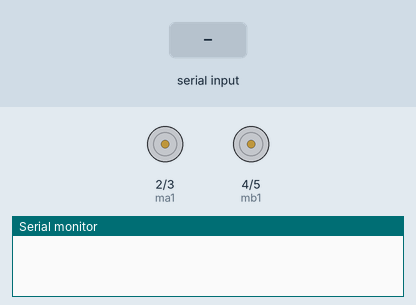
Simulated run of this sketch. Board: Arduino Uno, built with avr-gcc and run on an emulated ATmega328P. On the bench: motor-driver pin pairs drawn as motors (green arrow = first pin HIGH = forward, orange = second pin HIGH = backward, longer = more drive), the last lines printed to the serial monitor. The test bench sets the inputs (shaded band).

Above: at 1.2 s.
1.3 s: "f" received over Serial
At 2.0 s:
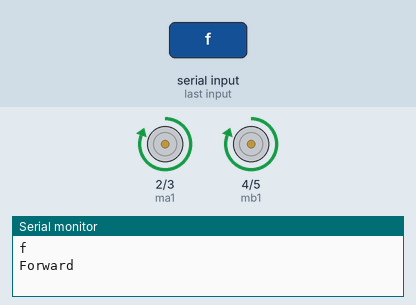
2.8 s: "b" received over Serial
At 3.2 s:
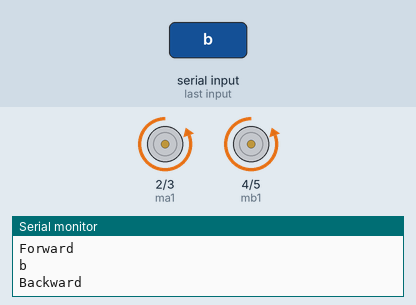
4.3 s: "r" received over Serial
At 5.5 s:
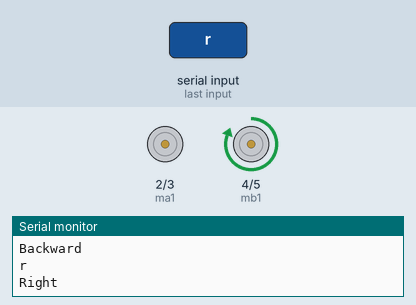
5.8 s: "l" received over Serial
At 6.7 s:
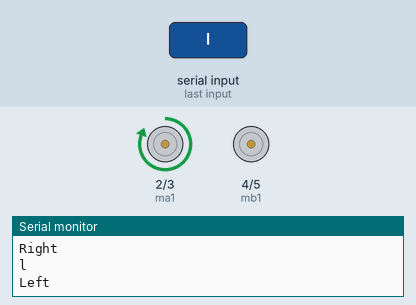
Timing chart, 0 to 8.3 s (numbered marks = the images above; inputs shaded):
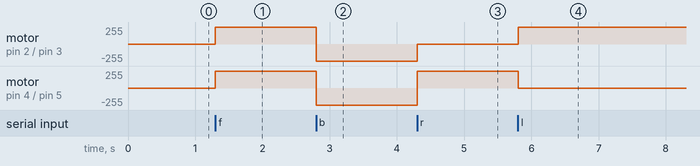

The sketch:

bluetooth_car.ino
```cpp
int ma1=2;
int ma2=3;
int mb1=4;
int mb2=5;

void setup() {
  // put your setup code here, to run once:
  pinMode(ma1,OUTPUT);
  pinMode(ma2,OUTPUT);
  pinMode(mb1,OUTPUT);
  pinMode(mb2,OUTPUT);
  Serial.begin(9600);

}

void loop() {
  // put your main code here, to run repeatedly:
  if(Serial.available()){
    char val=Serial.read();
    Serial.println(val);
    if(val=='f'){
      Serial.println("Forward");
      digitalWrite(ma1,HIGH);
      digitalWrite(mb1,HIGH);
      digitalWrite(ma2,LOW);
      digitalWrite(mb2,LOW);
    }
    if(val=='b'){
      Serial.println("Backward");
      digitalWrite(ma1,LOW);
      digitalWrite(mb1,LOW);
      digitalWrite(ma2,HIGH);
      digitalWrite(mb2,HIGH);
    }
    if(val=='r'){
      Serial.println("Right");
      digitalWrite(ma1,LOW);
      digitalWrite(mb1,HIGH);
      digitalWrite(ma2,LOW);
      digitalWrite(mb2,LOW);
    }
    if(val=='l'){
      Serial.println("Left");
      digitalWrite(ma1,HIGH);
      digitalWrite(mb1,LOW);
      digitalWrite(ma2,LOW);
      digitalWrite(mb2,LOW);
    }
    if(val=='s'){
      Serial.println("Stop");
      digitalWrite(ma1,LOW);
      digitalWrite(mb1,LOW);
      digitalWrite(ma2,LOW);
      digitalWrite(mb2,LOW);
    }
  }
}
```

Measured:
- after the input at 1.3 s, motor on pin 2 (ma1) / pin 3 (ma2), motor on pin 4 (mb1) / pin 5 (mb2): stopped → forward 255/255 at once
- after the input at 2.8 s, motor on pin 2 (ma1) / pin 3 (ma2), motor on pin 4 (mb1) / pin 5 (mb2): forward 255/255 → backward 255/255 at once
- after the input at 4.3 s, motor on pin 2 (ma1) / pin 3 (ma2): backward 255/255 → stopped at once; motor on pin 4 (mb1) / pin 5 (mb2): backward 255/255 → forward 255/255 at once
- after the input at 5.8 s, motor on pin 2 (ma1) / pin 3 (ma2): stopped → forward 255/255 at once; motor on pin 4 (mb1) / pin 5 (mb2): forward 255/255 → stopped at once
